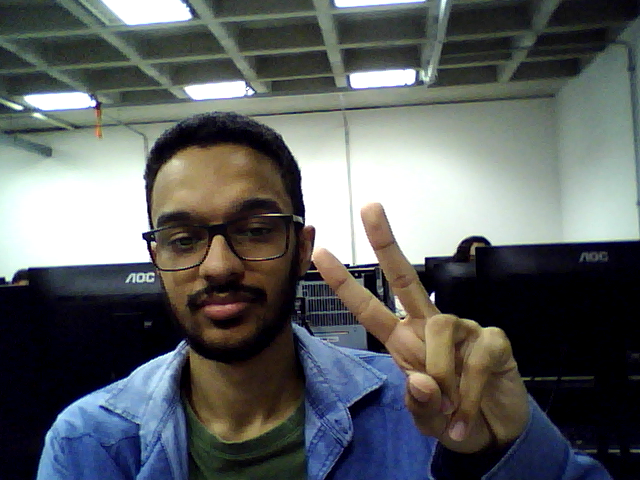
//> input picture lab03/2b/cannu_gaus_100_original.png, 640 x 480 px, given in place of the camera
$ ./canny   (built with g++ and OpenCV 4)
//> lines starting //> are read from the running program, lines starting //| are printed output that depends on the picture
/**
 * @file CannyDetector_Demo.cpp
 * @brief Sample code showing how to detect edges using the Canny Detector with a webcam and Gaussian blur
 * @author OpenCV team
 */

#include "opencv2/imgproc.hpp"
#include "opencv2/highgui.hpp"
#include <iostream>
#include <ctime>

using namespace cv;

//![variables]
Mat src, src_gray;
Mat dst, detected_edges;

int lowThreshold = 0;
const int max_lowThreshold = 100;
const int ratio = 3;
const int kernel_size = 3;
const char* window_name = "Edge Map";
const char* window_original = "Original Frame";
//![variables]

/**
 * @function CannyThreshold
 * @brief Trackbar callback - Canny thresholds input with a ratio 1:3
 */
static void CannyThreshold(int, void*)
{
    //![reduce_noise]
    /// Apply Gaussian blur before Canny detector
    GaussianBlur( src_gray, detected_edges, Size(3, 3), 0 );
    //![reduce_noise]

    //![canny]
    /// Canny detector
    Canny( detected_edges, detected_edges, lowThreshold, lowThreshold*ratio, kernel_size );
    //![canny]

    /// Using Canny's output as a mask, we display our result
    //![fill]
    dst = Scalar::all(0);
    //![fill]

    //![copyto]
    src.copyTo( dst, detected_edges);
    //![copyto]

    //![display]
    imshow( window_name, dst );
    imshow( window_original, src );
    //![display]
}

/**
 * @function save_frames
 * @brief Save both the original and the Canny frames to files when 's' is pressed
 */
void save_frames(const Mat& original_frame, const Mat& canny_frame)
{
    // Create a unique filename based on the current time
    time_t now = time(0);
    tm *ltm = localtime(&now);

    std::string timestamp = std::to_string(1900 + ltm->tm_year) + "_" +
                            std::to_string(1 + ltm->tm_mon) + "_" +
                            std::to_string(ltm->tm_mday) + "_" +
                            std::to_string(ltm->tm_hour) + "_" +
                            std::to_string(ltm->tm_min) + "_" +
                            std::to_string(ltm->tm_sec);

    // Save the original frame
    std::string original_filename = "original_frame_" + timestamp + ".png";
    imwrite(original_filename, original_frame);

    // Save the Canny edge frame
    std::string canny_filename = "canny_frame_" + timestamp + ".png";
    imwrite(canny_filename, canny_frame);

    std::cout << "Frames saved as: " << original_filename << " and " << canny_filename << std::endl;
}

/**
 * @function main
 */
int main( int argc, char** argv )
{
  //![capture_from_webcam]
  // Open the default camera (webcam)
  VideoCapture cap(0); // 0 is typically the ID for the default webcam

  if(!cap.isOpened())  // Check if the camera opened successfully
  {
    std::cout << "Error: Could not open the webcam!" << std::endl;
    return -1;
  }
  //![capture_from_webcam]

  //![create_window]
  namedWindow( window_name, WINDOW_AUTOSIZE );
  namedWindow( window_original, WINDOW_AUTOSIZE );
  //![create_window]

  //![create_trackbar]
  /// Create a Trackbar for user to enter threshold
  createTrackbar( "Min Threshold:", window_name, &lowThreshold, max_lowThreshold, CannyThreshold );
  //![create_trackbar]

  while (true)
  {
    //![read_frame]
    cap >> src; // Capture a new frame from the webcam
//> src is the input picture: 480 rows x 640 cols, CV_8UC3; mean B, G, R 96.9, 96.4, 92.5
    if (src.empty())
    {
      std::cout << "Error: Could not read a frame from the webcam!" << std::endl;
      break;
    }
    //![read_frame]

    //![convert_to_gray]
    cvtColor( src, src_gray, COLOR_BGR2GRAY );
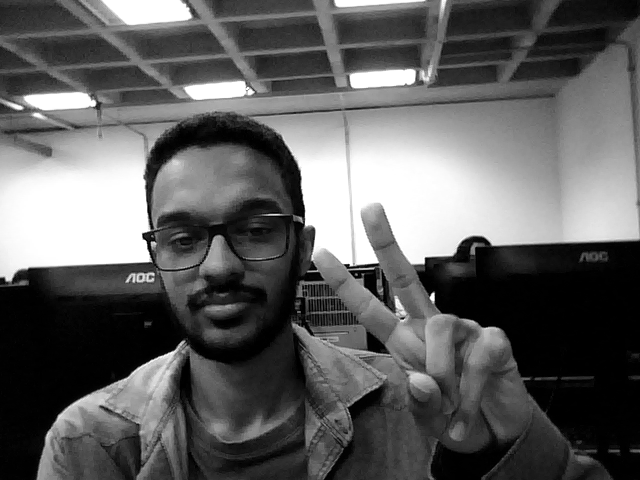
//> src_gray: 480 rows x 640 cols, CV_8UC1; min 0, max 255, mean 95.3
    //![convert_to_gray]

    //![create_mat]
    /// Create a matrix of the same type and size as src (for dst)
    dst.create( src.size(), src.type() );
    //![create_mat]

    /// Apply the Canny edge detection with Gaussian blur
    CannyThreshold(0, 0);
//> in CannyThreshold, `Canny( detected_edges, detected_edges, lowThreshold, lowThreshold*rati..`:
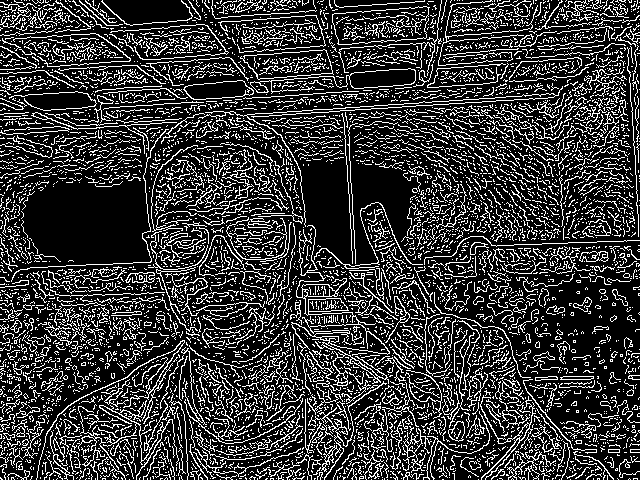
//> detected_edges: 480 rows x 640 cols, CV_8UC1; 21.9% white in thin lines or dots
//> in CannyThreshold, `src.copyTo( dst, detected_edges);`:
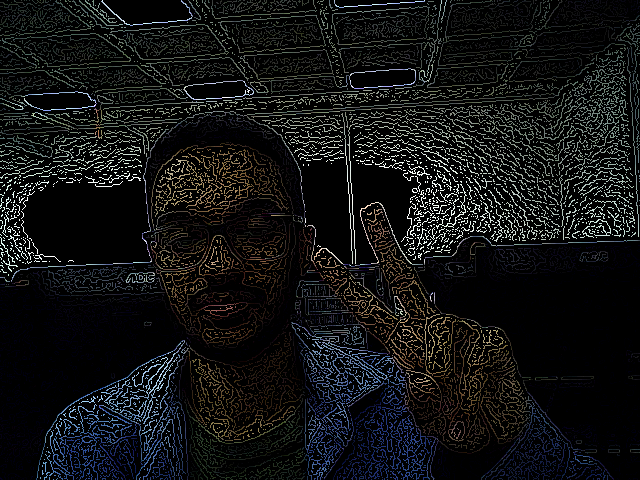
//> dst: 480 rows x 640 cols, CV_8UC3; mean B, G, R 19.5, 19.1, 18.1

    /// Break the loop if 'q' or 'esc' key is pressed
    char key = (char)waitKey(30);
//> the 'q' key is pressed
    if (key == 'q' || key == 27) {
      break;
    }

    /// If 's' is pressed, save both the original and the edge-detected frames
    if (key == 's' || key == 'S') {
      save_frames(src, dst);  // Save the original and Canny-processed frames
    }
  }

  return 0;
}
